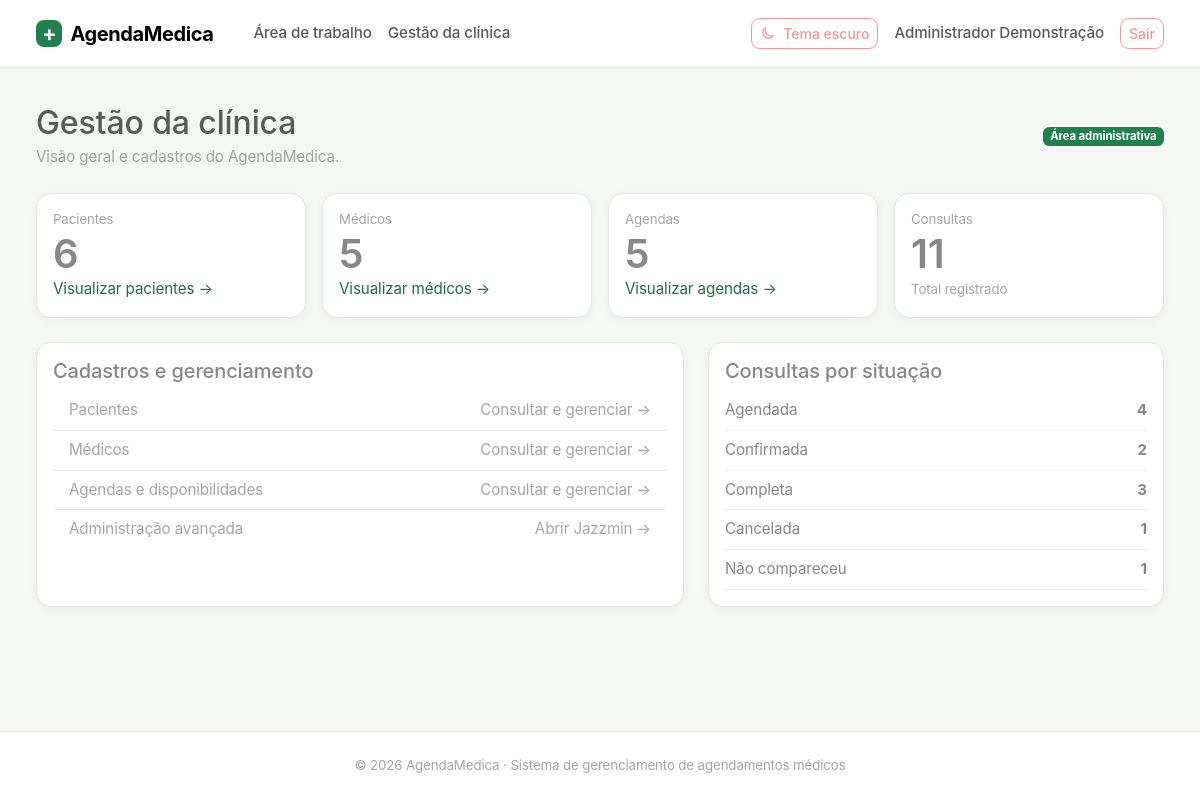
The page /gestao/ (signed in) on the database its author committed.
### usuarios/models.py (models this page shows, shortened)
class Usuario(AbstractUser):
    class TipoUsuario(models.TextChoices):
        PACIENTE = "PACIENTE", "Paciente"
        MEDICO = "MEDICO", "Médico"
        FUNCIONARIO = "FUNCIONARIO", "Funcionário administrativo"
        ADMINISTRADOR = "ADMINISTRADOR", "Administrador do sistema"
    cpf = models.CharField(max_length=11, unique=True, verbose_name="CPF")
    nome = models.CharField(max_length=70, verbose_name="Nome")
    endereco = models.CharField(max_length=100, verbose_name="Endereço")
    telefone = models.CharField(max_length=20, verbose_name="Telefone")
    data_nascimento = models.DateField(verbose_name="Data de nascimento")
    tipo_usuario = models.CharField(
        max_length=20,
        choices=TipoUsuario.choices,
        verbose_name="Tipo de usuário",
    )
    objects = UsuarioManager()
    REQUIRED_FIELDS = [
        "email",
        "cpf",
        "nome",
        "endereco",
        "telefone",
        "data_nascimento",
    ]

### atendimento/models.py (models this page shows, shortened)
class Consulta(models.Model):
    class Status(models.TextChoices):
        AGENDADA = "AGENDADA", "Agendada"
        CONFIRMADA = "CONFIRMADA", "Confirmada"
        COMPLETA = "COMPLETA", "Completa"
        CANCELADA = "CANCELADA", "Cancelada"
        NAO_COMPARECEU = "NAO_COMPARECEU", "Não compareceu"
    medico = models.ForeignKey(
        "usuarios.Medico",
        on_delete=models.PROTECT,
        related_name="consultas",
    )
    paciente = models.ForeignKey(
        "usuarios.Paciente",
        on_delete=models.PROTECT,
        related_name="consultas",
    )
    data_hora = models.DateTimeField(verbose_name="Data e horário")
    status = models.CharField(
        max_length=20,
        choices=Status.choices,
        default=Status.AGENDADA,
    )
    class Meta:
        ordering = ["data_hora"]
        constraints = [
            models.UniqueConstraint(
                fields=["medico", "data_hora"],
                name="consulta_medico_horario_unico",
            ),
        ]

### usuarios/gestao_views.py (the view)
# urls.py: path("gestao/", views.gestao_inicio, name="gestao_inicio"),
@gestao_requerida
def gestao_inicio(request):
    consultas_por_status = {
        label: Consulta.objects.filter(status=value).count()
        for value, label in Consulta.Status.choices
    }
    return render(request, "gestao/inicio.html", {
        "total_pacientes": Paciente.objects.count(),
        "total_medicos": Medico.objects.count(),
        "total_agendas": Agenda.objects.count(),
        "total_consultas": Consulta.objects.count(),
        "consultas_por_status": consultas_por_status,
    })

### usuarios/gestao_views.py (called while the page is built)
def gestao_requerida(view):
    from functools import wraps
    @wraps(view)
    @login_required
    def wrapper(request, *args, **kwargs):
        if request.user.tipo_usuario not in PERFIS_GESTAO:
            messages.error(request, "Você não possui permissão para acessar esta área.")
            return redirect("inicio")
        return view(request, *args, **kwargs)
    return wrapper

### templates/gestao/inicio.html (shortened to what this page needs)
{% extends "base.html" %}
{% block content %}
<div class="d-flex flex-wrap justify-content-between align-items-center gap-3 mb-4">
<div><h1 class="h2 mb-1">Gestão da clínica</h1><p class="text-body-secondary mb-0">Visão geral e cadastros do AgendaMedica.</p></div>
<span class="badge text-bg-primary">Área administrativa</span>
</div>
<div class="row g-3 mb-4">
<div class="col-sm-6 col-xl-3"><div class="card h-100"><div class="card-body"><div class="text-body-secondary small">Pacientes</div><div class="display-6 fw-semibold">{{ total_pacientes }}</div><a href="{% url 'gestao_pacientes' %}">Visualizar pacientes →</a></div></div></div>
<div class="col-sm-6 col-xl-3"><div class="card h-100"><div class="card-body"><div class="text-body-secondary small">Médicos</div><div class="display-6 fw-semibold">{{ total_medicos }}</div><a href="{% url 'gestao_medicos' %}">Visualizar médicos →</a></div></div></div>
<div class="col-sm-6 col-xl-3"><div class="card h-100"><div class="card-body"><div class="text-body-secondary small">Agendas</div><div class="display-6 fw-semibold">{{ total_agendas }}</div><a href="{% url 'gestao_agendas' %}">Visualizar agendas →</a></div></div></div>
<div class="col-sm-6 col-xl-3"><div class="card h-100"><div class="card-body"><div class="text-body-secondary small">Consultas</div><div class="display-6 fw-semibold">{{ total_consultas }}</div><span class="text-body-secondary small">Total registrado</span></div></div></div>
</div>
<div class="row g-4">
<div class="col-lg-7"><div class="card h-100"><div class="card-body"><h2 class="h5">Cadastros e gerenciamento</h2><div class="list-group list-group-flush">
<a class="list-group-item list-group-item-action d-flex justify-content-between" href="{% url 'gestao_pacientes' %}">Pacientes <span>Consultar e gerenciar →</span></a>
<a class="list-group-item list-group-item-action d-flex justify-content-between" href="{% url 'gestao_medicos' %}">Médicos <span>Consultar e gerenciar →</span></a>
<a class="list-group-item list-group-item-action d-flex justify-content-between" href="{% url 'gestao_agendas' %}">Agendas e disponibilidades <span>Consultar e gerenciar →</span></a>
<a class="list-group-item list-group-item-action d-flex justify-content-between" href="{% url 'admin:index' %}">Administração avançada <span>Abrir Jazzmin →</span></a>
</div></div></div></div>
<div class="col-lg-5"><div class="card h-100"><div class="card-body"><h2 class="h5">Consultas por situação</h2>{% for status,total in consultas_por_status.items %}<div class="d-flex justify-content-between py-2 border-bottom"><span>{{ status }}</span><strong>{{ total }}</strong></div>{% empty %}<p class="text-body-secondary">Nenhuma consulta cadastrada.</p>{% endfor %}</div></div></div>
</div>
{% endblock %}

### templates/base.html (shortened to what this page needs)
{% load static %}
<!doctype html>
<html lang="pt-br" data-bs-theme="light">
<head>
    <link href="{% static 'vendor/bootstrap/bootstrap.min.css' %}" rel="stylesheet">
    <link href="{% static 'css/themes/light.css' %}" rel="stylesheet">
    <link href="{% static 'css/themes/dark.css' %}" rel="stylesheet">
    <link href="{% static 'css/themes/custom.css' %}" rel="stylesheet">
    <link href="{% static 'css/site.css' %}" rel="stylesheet">
</head>
<body class="d-flex flex-column min-vh-100">
    <nav class="navbar navbar-expand-lg border-bottom bg-body sticky-top">
        <div class="container-fluid app-container">
            <a class="navbar-brand fw-bold" href="{% if user.is_authenticated %}{% url 'portal_home' %}{% else %}{% url 'login' %}{% endif %}"><span class="brand-mark me-2" aria-hidden="true">+</span>AgendaMedica</a>
            <div class="collapse navbar-collapse" id="navbarPrincipal">
                {% if user.is_authenticated %}<ul class="navbar-nav me-auto"><li class="nav-item"><a class="nav-link" href="{% url 'portal_home' %}">Área de trabalho</a></li>{% if user.tipo_usuario == 'ADMINISTRADOR' or user.tipo_usuario == 'FUNCIONARIO' %}<li class="nav-item"><a class="nav-link" href="{% url 'gestao_inicio' %}">Gestão da clínica</a></li>{% endif %}</ul>{% endif %}
                <ul class="navbar-nav ms-auto align-items-lg-center gap-lg-2">
                    <li class="nav-item"><button class="btn btn-outline-secondary btn-sm theme-toggle" id="alternarTema" type="button" aria-label="Alternar tema"><svg id="iconeTema" class="icon" viewBox="0 0 24 24" aria-hidden="true"><path d="M20.2 15.3A8.5 8.5 0 0 1 8.7 3.8 8.5 8.5 0 1 0 20.2 15.3Z"/></svg><span id="textoTema">Tema escuro</span></button></li>
                    {% if user.is_authenticated %}<li class="nav-item"><a class="nav-link" href="{% url 'meu_perfil' %}">{{ user.nome|default:user.username }}</a></li><li class="nav-item"><form method="post" action="{% url 'logout' %}">{% csrf_token %}<button class="btn btn-outline-secondary btn-sm" type="submit">Sair</button></form></li>{% else %}<li class="nav-item"><a class="nav-link" href="{% url 'login' %}">Entrar</a></li><li class="nav-item"><a class="btn btn-success btn-sm" href="{% url 'cadastro' %}">Criar conta</a></li>{% endif %}
                </ul>
            </div>
        </div>
    </nav>
    <main class="container-fluid app-container flex-grow-1 py-4 py-lg-5">
        {% block content %}{% endblock %}
    </main>
    <footer class="border-top py-4 mt-auto">
        <div class="container-fluid app-container text-center text-body-secondary small">
            &copy; 2026 AgendaMedica · Sistema de gerenciamento de agendamentos médicos
        </div>
    </footer>
</body>
</html>

### static/css/themes/light.css (style rules this page uses)
:root, [data-bs-theme="light"] { --am-bg-page: #f5f7f5; --am-bg-surface: #ffffff; --am-text-primary: #1f2d25; --am-text-muted: #65736a; --am-brand-primary: #21804f; --am-brand-accent: #e8f4ec; --am-border-color: #e1e8e2; --am-card-shadow: 0 2px 8px rgba(27, 55, 37, 0.045); --bs-primary: #21804f; --bs-primary-rgb: 33, 128, 79; --bs-success: #21804f; --bs-success-rgb: 33, 128, 79; --bs-link-color: #1c7145; --bs-link-color-rgb: 28, 113, 69; --bs-link-hover-color: #155938; }

### static/css/themes/custom.css (style rules this page uses)
body { background-color: var(--am-bg-page); color: var(--am-text-primary); transition: background-color 0.2s ease, color 0.2s ease; }
.card, .navbar, footer { background-color: var(--am-bg-surface) !important; border-color: var(--am-border-color) !important; }
.card { box-shadow: var(--am-card-shadow); }

### static/css/site.css (style rules this page uses)
:root { --brand-color: #21804f; --brand-soft: #e8f4ec; --surface-soft: #f4f8f5; }
body { background: var(--am-bg-page); color: var(--am-text-primary); font-size: .95rem; }
.brand-mark { display: inline-grid; place-items: center; width: 1.65rem; height: 1.65rem; border-radius: .5rem; color: white; background: var(--brand-color); font-size: 1.35rem; line-height: 1; }
.navbar { min-height: 4rem; }
.navbar-brand { letter-spacing: -.02em; }
.card { border-color: var(--am-border-color); border-radius: .8rem; box-shadow: var(--am-card-shadow); }
.btn { border-radius: .55rem; font-weight: 500; }
footer { background: var(--am-bg-surface); border-color: var(--am-border-color) !important; }
.icon { display: inline-block; width: 1rem; height: 1rem; flex: 0 0 auto; fill: none; stroke: currentColor; stroke-width: 1.8; stroke-linecap: round; stroke-linejoin: round; vertical-align: -.16em; }
.theme-toggle { display: inline-flex; align-items: center; gap: .45rem; }
body { font-family: Inter, ui-sans-serif, system-ui, -apple-system, BlinkMacSystemFont, "Segoe UI", sans-serif; letter-spacing: -.008em; }
a { text-underline-offset: .18em; }
a:not([class]) { color: var(--bs-link-color); }
button, a, input, select, textarea { transition: color .15s ease, background-color .15s ease, border-color .15s ease, box-shadow .15s ease; }
a { text-decoration: none; }
.list-group-item { border-color: var(--am-border-color); }
.navbar .nav-link { font-weight: 500; }
.text-bg-primary { color: #fff !important; background-color: var(--brand-color) !important; }
.app-container { width: min(100%, 2400px); max-width: none; padding-inline: clamp(1rem, 3vw, 3.5rem); }
.navbar { min-height: 4.25rem; }
.navbar .container-fluid { gap: 1rem; }
.navbar .nav-link { padding-inline: .7rem; }
main.app-container { padding-top: clamp(1.5rem, 3vw, 3rem) !important; padding-bottom: clamp(1.75rem, 3vw, 3.25rem) !important; }
footer { padding-block: 1.15rem !important; }
.card { border-radius: .95rem; transition: border-color .18s ease, box-shadow .18s ease, transform .18s ease; }

### rows shown on the page
Usuario: nome "Administrador Demonstração"
Consulta: status "Confirmada", medico "2"
Consulta: status "Completa", medico "3"

### other values the page prints
{{ total_pacientes }} "6"
{{ total_medicos }} "5"
{{ total_agendas }} "5"
{{ total_consultas }} "11"
{{ status }} "Agendada" "Cancelada" "Não compareceu"
{{ total }} "4" "1" "1"
